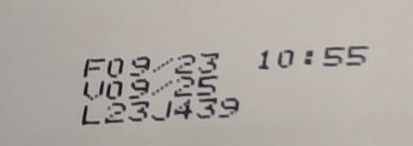
#> input picture img3.png, 413 x 146 px, found by its file name
$ python teste.py
#> lines starting #> are read from the running program, lines starting #| are printed output that depends on the picture; after the words box and inside, x2 and y2 are one past the last pixel; in counts of white or black regions, pixels touching at a corner belong together; long printed decimals are rounded
import numpy as np
import cv2 as cv

class LineIntersection:
    """
    This class represents line intersection logic. It takes four points,
    calculates the equations of the first two lines and the last two lines,
    and finds their intersection point.
    """

    def __init__(self, point1, point2, point3, point4):
        """
        Initializes the class with four points.

        Args:
            point1: A tuple representing the first point (x1, y1).
            point2: A tuple representing the second point (x2, y2).
            point3: A tuple representing the third point (x3, y3).
            point4: A tuple representing the fourth point (x4, y4).
        """

        self.point1 = point1
        self.point2 = point2
        self.point3 = point3
        self.point4 = point4

    def get_line_equation(self, point1, point2):
        """
        Calculates the equation of the line (ax + by + c = 0)
        given two points.

        Args:
            point1: A tuple representing the first point (x1, y1).
            point2: A tuple representing the second point (x2, y2).

        Returns:
            A tuple containing the slope (m) and y-intercept (c) of the line.
        """

        x1, y1 = point1
        x2, y2 = point2

        # Handle special cases (vertical and horizontal lines)
        if x1 == x2:
            return 0, 1,  x1  # Line is vertical, equation: x = constant
        elif y1 == y2:
            return 0, 1,  y1  # Line is horizontal, equation: y = constant

        # Calculate slope (m)
        m = (y2 - y1) / (x2 - x1)

        # Calculate y-intercept (c)
        c = y1 - (m * x1)
        return m, 1, c

    def find_intersection(self):
        """
        Finds the intersection point between the first two lines and
        the last two lines.

        Returns:
            A tuple containing the x and y coordinates of the intersection point,
            or None if the lines are parallel or coincident.
        """
        # Get line equations for first two lines and last two lines
        line1_coeffs = self.get_line_equation(self.point1, self.point2)
        line2_coeffs = self.get_line_equation(self.point3, self.point4)
        print(line1_coeffs)
        print(line2_coeffs)
        # Check if any line is invalid (vertical or horizontal)
        if line1_coeffs is None or line2_coeffs is None:
            return None

        # Define the find_intersection function within the class (alternative)
        def find_intersection(line1_coeffs, line2_coeffs):
            """
            This function finds the intersection point of two lines given their
            coefficients in the form ax + by + c = 0.

            Args:
                line1_coeffs: A tuple containing coefficients (a, b, c) for line 1.
                line2_coeffs: A tuple containing coefficients (a, b, c) for line 2.

            Returns:
                A tuple containing the x and y coordinates of the intersection point,
                or None if the lines are parallel or coincident.
            """

            a1, b1, c1 = line1_coeffs
            a2, b2, c2 = line2_coeffs

            # Calculate determinants
            D = a1 * b2 - a2 * b1
            D_x = c1 * b2 - c2 * b1
            D_y = a1 * c2 - a2 * c1

            # Check for parallel or coincident lines
            if D == 0:
                return None

            # Calculate intersection point coordinates
            x = D_x / D
            y = D_y / D
            print(x, y)
            return x, y

        # Call the defined function within the class
        intersection_point = find_intersection(line1_coeffs, line2_coeffs)
        #give the abs value of the intersection point
        intersection_point = [int(abs(intersection_point[0])), int(abs(intersection_point[1]))]
        return intersection_point

def get_contours(img, weight):
    dilated_image = cv.dilate(img, np.ones((3, 3), np.uint8), iterations=weight)
    if weight == 20:
        dilated_image = cv.bitwise_not(dilated_image)
    ret,thresh = cv.threshold(dilated_image,127,255,50)
    contours,hierarchy = cv.findContours(thresh, 1, 2)
    aux = img.copy()
    # cv.drawContours(aux, contours, -1, (255, 255, 255), 2)
    # cv.imshow("Contours", aux)
    # cv.waitKey(0)
    if weight == 20:
        multiple_contours = []
        for cnt in contours:
            multiple_contours += [cv.boundingRect(cnt)]
        return multiple_contours
    if len(contours[0]) > 20:
        for cnt in contours:
            approx = cv.approxPolyDP(cnt, 0.02*cv.arcLength(cnt, True), True)
            cv.minAreaRect(approx)
            # cv.drawContours(img, [approx], 0, (255, 255, 255), 3)
            # cv.imshow("Approx", img)
            # cv.waitKey(0)
        aux = approx.tolist()
        aux.sort(key=lambda x: x[0][-2], reverse=True)
        r1 = aux[0]
        r2 = aux[1]
        l1 = aux[-1]
        l2 = aux[-2]
        if l1[0][0] + l1[0][1] > l2[0][0] + l2[0][1]:
            l1, l2 = l2, l1
        if r1[0][1] > r2[0][1]:
            r1, r2 = r2, r1
        #define the rotation point of the second line
        if aux[-3][0][1] > aux[-4][0][1]:
            mid = aux[-3]
        else:
            mid = aux[-4]
        point1 = (l2[0][0], l2[0][1])
        point2 = (mid[0][0], mid[0][1])
        point3 = (r1[0][0], r1[0][1])
        point4 = (r2[0][0], r2[0][1])
        # [7 lines of commented-out code are left out]

        line_intersection = LineIntersection(point1, point2, point3, point4)
        intersection_point = line_intersection.find_intersection()
        # [8 lines of commented-out code are left out]
        cv.circle(img, (intersection_point[0], intersection_point[1]), 5, (255, 255, 255), -1)
        # # # cv.putText(img, f'{rotation_2}', rotation_2, cv.FONT_HERSHEY_SIMPLEX, 1, (255, 255, 255), 2)
        # cv.imshow("Approx", img)
        cv.waitKey(0)
        point1 = [int(abs(point1[0])), int(abs(point1[1]))]
        point2 = [int(abs(point2[0])), int(abs(point2[1]))]
        point3 = [int(abs(point3[0])), int(abs(point3[1]))]
        return np.array([l1,[point1], [point3], [intersection_point]])


image_path = "v4/assets/real_imgs/img3.png"

img = cv.imread(image_path)
#> img is the input picture: shape (146, 413, 3); mean B, G, R 163, 169.3, 174.6
#extend the image 50 pixels each side
img = cv.cvtColor(img, cv.COLOR_BGR2GRAY)
#> img: shape (146, 413)
img = cv.inRange(img, 0, 150)
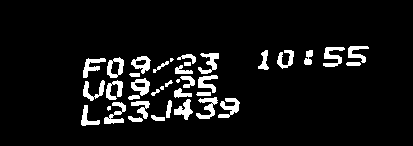
#> img: shape (146, 413); 7.4% white; 38 white regions (4 under 20 px), largest, box (x1, y1, x2, y2) and area: (323, 47, 345, 67) 230, (218, 98, 240, 118) 229, (196, 97, 218, 119) 224
altura = img.shape[0]
#> altura = 146
#make 50x50 border gray
img = cv.copyMakeBorder(img, 50, 50, 50, 50, cv.BORDER_CONSTANT, value=0)
#> img: shape (246, 513); 3.5% white; 38 white regions (4 under 20 px), largest, box (x1, y1, x2, y2) and area: (373, 97, 395, 117) 230, (268, 148, 290, 168) 229, (246, 147, 268, 169) 224
#invert black and white
# img = cv.bitwise_not(img)
# cv.imshow("Original Image", img)
# cv.waitKey(0)


response = get_contours(img, 50)
#> in get_contours, `dilated_image = cv.dilate(img, np.ones((3, 3), np.uint8), iterations=w..`:
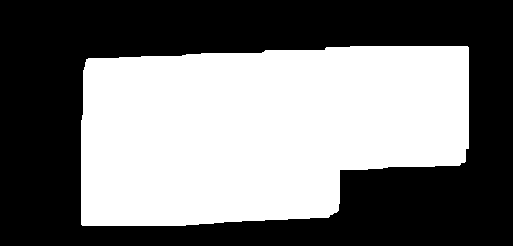
#> dilated_image: shape (246, 513); 47% white; 1 white region, box (x1, y1, x2, y2) and area: (81, 46, 469, 226) 59276
#> in get_contours, `ret,thresh = cv.threshold(dilated_image,127,255,50)`: thresh: shape (246, 513); values 0 (black) and 127 (white), 47% white; 1 white region
#> in get_contours, `contours,hierarchy = cv.findContours(thresh, 1, 2)`: contours = 1 contour; box (x1, y1, x2, y2) and area: (81, 46, 469, 226) 58730
#> the loop in get_contours, `for cnt in contours:` made 1 pass
#> in get_contours, `aux = approx.tolist()`: aux = [[[468, 47]], [[88, 58]], [[81, 224]], [[328, 217]], [[340, 169]], [[459, 165]]]
#> in get_contours, `r1 = aux[0]`: r1 = [[468, 47]]
#> in get_contours, `r2 = aux[1]`: r2 = [[459, 165]]
#> in get_contours, `l1 = aux[-1]`: l1 = [[81, 224]]
#> in get_contours, `l2 = aux[-2]`: l2 = [[88, 58]]
#> in get_contours, `l1, l2 = l2, l1`: l2 = [[81, 224]]
#> in get_contours, `mid = aux[-3]`: mid = [[328, 217]]
#> in get_contours, `point1 = (l2[0][0], l2[0][1])`: point1 = (81, 224)
#> in get_contours, `point2 = (mid[0][0], mid[0][1])`: point2 = (328, 217)
#> in get_contours, `point3 = (r1[0][0], r1[0][1])`: point3 = (468, 47)
#> in get_contours, `point4 = (r2[0][0], r2[0][1])`: point4 = (459, 165)
#> in __init__, `self.point1 = point1`: self.point1 = (81, 224)
#> in __init__, `self.point2 = point2`: self.point2 = (328, 217)
#> in __init__, `self.point3 = point3`: self.point3 = (468, 47)
#> in __init__, `self.point4 = point4`: self.point4 = (459, 165)
#> in get_line_equation, `x1, y1 = point1`: x1 = 81; y1 = 224
#> in get_line_equation, `x2, y2 = point2`: x2 = 328; y2 = 217
#> in get_line_equation, `m = (y2 - y1) / (x2 - x1)`: m = -0.0283
#> in get_line_equation, `c = y1 - (m * x1)`: c = 226.3
#> in find_intersection, `line1_coeffs = self.get_line_equation(self.point1, self.point2)`: line1_coeffs = (-0.0283, 1, 226.3)
#> in find_intersection, `line2_coeffs = self.get_line_equation(self.point3, self.point4)`: line2_coeffs = (-13.11, 1, 6183)
#| (-0.02834, 1, 226.296)
#| (-13.111, 1, 6183.0)
#> in find_intersection, `a1, b1, c1 = line1_coeffs`: a1 = -0.0283; b1 = 1; c1 = 226.3
#> in find_intersection, `a2, b2, c2 = line2_coeffs`: a2 = -13.11; b2 = 1; c2 = 6183
#> in find_intersection, `D = a1 * b2 - a2 * b1`: D = 13.08
#> in find_intersection, `D_x = c1 * b2 - c2 * b1`: D_x = -5956.7
#> in find_intersection, `D_y = a1 * c2 - a2 * c1`: D_y = 2791.8
#> in find_intersection, `x = D_x / D`: x = -455.3
#> in find_intersection, `y = D_y / D`: y = 213.4
#| -455.309 213.392
#> in find_intersection, `intersection_point = find_intersection(line1_coeffs, line2_coeffs)`: intersection_point = (-455.3, 213.4)
#> in find_intersection, `intersection_point = [int(abs(intersection_point[0])), int(abs(interse..`: intersection_point = [455, 213]
#> in get_contours, `point1 = [int(abs(point1[0])), int(abs(point1[1]))]`: point1 = [81, 224]
#> in get_contours, `point2 = [int(abs(point2[0])), int(abs(point2[1]))]`: point2 = [328, 217]
#> in get_contours, `point3 = [int(abs(point3[0])), int(abs(point3[1]))]`: point3 = [468, 47]
#> response = [[88, 58], [81, 224], [468, 47], [455, 213]]
t_border = np.array(response)
#> t_border = [[88, 58], [81, 224], [468, 47], [455, 213]]
# print(t_border)
x, y, w, h = cv.boundingRect(t_border)
#> x = 81; y = 47; w = 388; h = 178
# cv.rectangle(img, (x, y), (x+w, y+h), (255, 255, 255), 3)
# cv.imshow("Bounding Box", img)
# cv.waitKey(0)
pts1 = np.float32([t_border[0],
                    t_border[1],
                    t_border[2],
                    t_border[3]])
#> pts1 = [[88, 58], [81, 224], [468, 47], [455, 213]]
if t_border[0][0][1] > 100:
    pts2 = np.float32([[[x, y+h]], [t_border[1][0]], [t_border[2][0]], [[x+w, y+h]]])
else:
    pts2 = np.float32([[x, y], t_border[1][0], t_border[2][0], [x+w, y+h]])
#> pts2 = [[81, 47], [81, 224], [468, 47], [469, 225]]
matrix = cv.getPerspectiveTransform(pts1, pts2)
#> matrix = [[1, 0.0334, -9.86], [0.0291, 1.03, -15.93], [-2.06e-05, -0.00011, 1]]
img_edited = cv.warpPerspective(img, matrix, img.shape[::-1])
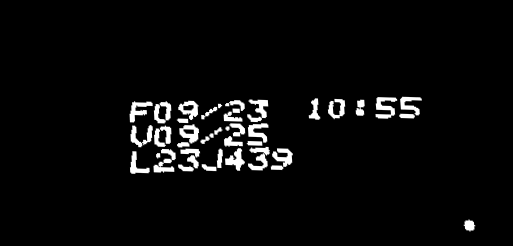
#> img_edited: shape (246, 513); min 0, max 255, mean 10
# cv.imshow("Pesrpective", img_edited)
cv.waitKey(0)
# crop where the rectangle is drawn

img = img_edited[y:y+h, x:x+w]
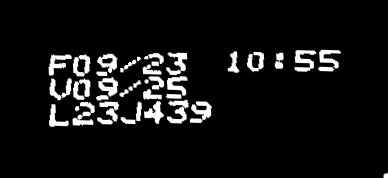
#> img: shape (178, 388); min 0, max 255, mean 18.1
cv.imshow("Pesrpective", img)
cv.waitKey(0)
text_height = ((h-100)//3)
#> text_height = 26
print(text_height)
#| 26
img_1 = img[50:text_height+50, 0:w]
# img_1 = img[0:text_height, 0:text_height]
img_2 = img[text_height+50 : text_height*2 +50 , 0:x+w]
img_3 = img[text_height *2 +50 :text_height *3 + 50 , 0:x+w]
# [4 lines of commented-out code are left out]

img_1 = cv.copyMakeBorder(img_1, 50, 50, 0, 0, cv.BORDER_CONSTANT, value=0)
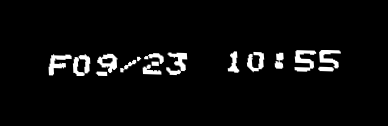
#> img_1: shape (126, 388); min 0, max 255, mean 10.9
img_2 = cv.copyMakeBorder(img_2, 50, 50, 0, 0, cv.BORDER_CONSTANT, value=0)
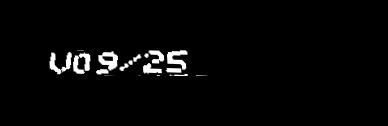
#> img_2: shape (126, 388); min 0, max 255, mean 6.7
img_3 = cv.copyMakeBorder(img_3, 50, 50, 0, 0, cv.BORDER_CONSTANT, value=0)
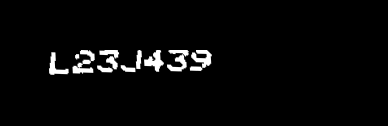
#> img_3: shape (126, 388); min 0, max 255, mean 7.8
cv.imshow("img_1", img_1)
cv.imshow("img_2", img_2)
cv.imshow("img_3", img_3)
cv.waitKey(0)

# [38 lines of commented-out code are left out]
